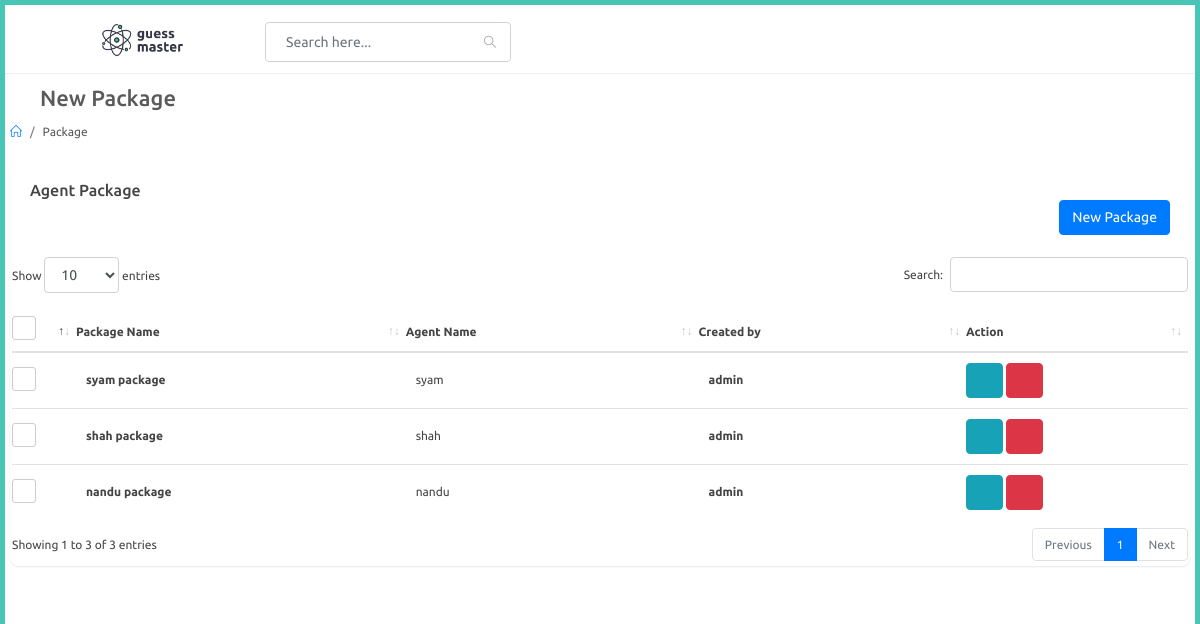
The page /adminapp/package on the database as committed earlier.
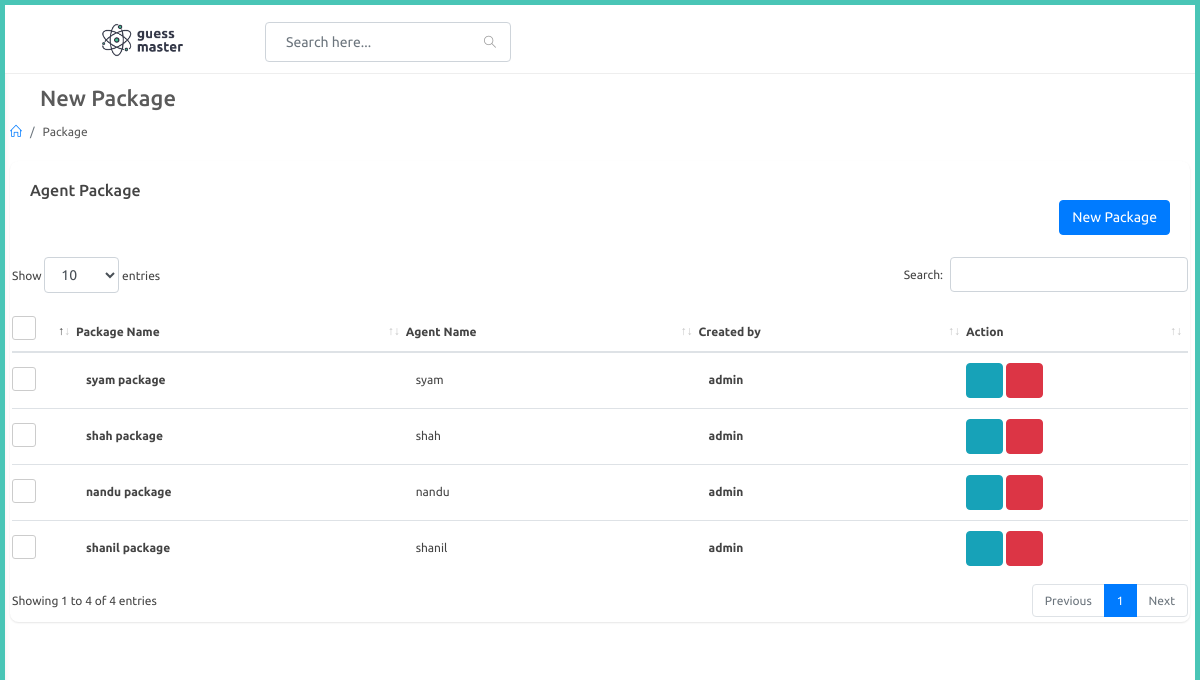
The same page on the database as committed later.
### adminapp/models.py (models this page shows)
class AgentPackage(models.Model):
    agent = models.ForeignKey(Agent,on_delete=models.CASCADE,null=True)
    created_by = models.ForeignKey(User,on_delete=models.CASCADE,null=True)
    package_name = models.CharField(max_length=100)
    single_rate = models.FloatField()
    single_dc = models.FloatField()
    double_rate = models.FloatField()
    double_dc = models.FloatField()
    box_rate = models.FloatField()
    box_dc = models.FloatField()
    super_rate = models.FloatField()
    super_dc = models.FloatField()
    first_prize = models.FloatField()
    first_dc = models.FloatField()
    second_prize = models.FloatField()
    second_dc = models.FloatField()
    third_prize = models.FloatField()
    third_dc = models.FloatField()
    fourth_prize = models.FloatField()
    fourth_dc = models.FloatField()
    fifth_prize = models.FloatField()
    fifth_dc = models.FloatField()
    guarantee_prize = models.FloatField()
    guarantee_dc = models.FloatField()
    box_first_prize = models.FloatField()
    box_first_prize_dc = models.FloatField()
    box_series_prize = models.FloatField()
    box_series_dc = models.FloatField()
    single1_prize = models.FloatField()
    single1_dc = models.FloatField()
    double2_prize = models.FloatField()
    double2_dc = models.FloatField()
    def __str__(self):
        return str(self.package_name)

### website/models.py (models this page shows, shortened)
class Agent(models.Model):
    user = models.OneToOneField(User,on_delete=models.CASCADE,related_name="agent")
    agent_name = models.CharField(max_length=100)
    phone_number = models.CharField(max_length=100)

class User(AbstractUser):
    is_agent = models.BooleanField("is agent", default=False)
    is_dealer = models.BooleanField("is dealer", default=False)

### adminapp/views.py (the view)
# urls.py: path('package',views.package,name="package"),
def package(request):
    packages = AgentPackage.objects.filter().all()
    print(packages)
    context = {
        'packages' : packages
    }
    return render(request,'adminapp/package.html',context)

### templates/adminapp/package.html (shortened to what this page needs)
{% extends 'adminapp/partials/base.html' %}
{% load static %}
{% block content %}
<div id="main-content">
    <div class="container-fluid">
        <div class="block-header">
            <div class="row">
                <div class="col-lg-5 col-md-8 col-sm-12">
                    <h2><a href="javascript:void(0);" class="btn btn-xs btn-link btn-toggle-fullwidth"><i class="fa fa-arrow-left"></i></a> New Package </h2>
                    <ul class="breadcrumb">
                        <li class="breadcrumb-item"><a href="{% url 'adminapp:index' %}"><i class="icon-home"></i></a></li>
                        <li class="breadcrumb-item">Package</li>
                    </ul>
                </div>
            </div>
        </div>
        <div class="row clearfix">
            <div class="col-lg-12">
<div class="card">
    <div class="header">
        <h2>Agent Package</h2>
        <div class="text-right">                    <a href="{% url 'adminapp:new_package' %}" class="btn btn-primary">New Package</a>
        </div>
    </div>
    <div class="body">
        <div class="table-responsive">
            <table class="table table-hover js-basic-example dataTable table-custom m-b-0 c_list">
                <thead>
                    <tr>
                        <th>
                            <label class="fancy-checkbox">
                                <span></span>
                            </label>
                        </th>
                        <th>Package Name</th>
                        <th>Agent Name</th>
                        <th>Created by</th>
                        <th>Action</th>
                    </tr>
                </thead>
                    <tbody>
                    {% for package in packages %}
                    <tr>
                        <td style="width: 50px;">
                            <label class="fancy-checkbox">
                                <span></span>
                            </label>
                        </td>
                        <td>
                            <p class="c_name">{{package.package_name}}</p>
                        </td>
                        <td>
                            <span class="phone">{{package.agent.user}}</span>
                        </td>
                        <td>
                            <p class="c_name">{{package.created_by}}</p>
                        </td>
                        <td>
                            <a href="{% url 'adminapp:edit_package' package.id %}" class="btn btn-info" title="Edit">
                                <i class="fa fa-edit"></i>
                            </a>
                            <button type="button" onclick="packageDelete(('{{ package.id }}'))" data-type="confirm" class="btn btn-danger js-sweetalert" title="Delete"><i class="fa fa-trash-o"></i></button>
                        </td>
                    </tr>
                    {% endfor %}
                </tbody>
            </table>
        </div>
    </div>
</div>
</div>
</div>
</div>
</div>
{% endblock %}

Rows that differ between the two databases and show on the page:
added AgentPackage: package_name "shanil package", agent.user "shanil", created_by "admin"
Other text that changed with them:
text written by a page script: "Show entries Search: Showing 1 to 3 of 3 entries Previous 1 Next" → "Show entries Search: Showing 1 to 4 of 4 entries Previous 1 Next"
